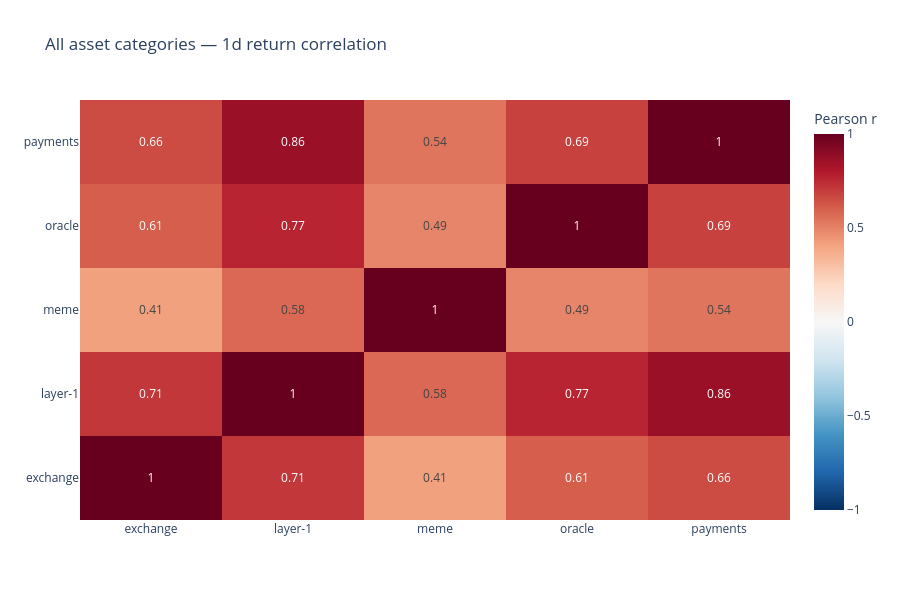

Notebook code for this chart:
### Markdown cell above
## 9. Heatmap giữa toàn bộ nhóm coin

Mỗi category được biểu diễn bằng return trung bình bằng trọng số của các coin đang có dữ liệu ở timestamp đó. Đây là exploratory equal-weight index, chưa phải market-cap-weighted index. Nhóm chỉ có một coin vẫn xuất hiện nhưng đại diện đúng một coin.

### Code cell
category_returns = log_returns.rename(columns=category_by_symbol).T.groupby(level=0).mean().T
category_correlation = category_returns.corr(min_periods=MIN_CORRELATION_OBSERVATIONS)
category_figure = go.Figure(go.Heatmap(
    z=category_correlation.to_numpy(), x=category_correlation.columns, y=category_correlation.index,
    zmin=-1, zmax=1, zmid=0, colorscale="RdBu_r",
    text=category_correlation.round(2).to_numpy(), texttemplate="%{text}",
    colorbar={"title": "Pearson r"}, hoverongaps=False,
))
category_figure.update_layout(title=f"All asset categories — {INTERVAL} return correlation", height=600)
category_figure.show()

### Figure 1 — Plotly figure (JSON) as saved in the notebook; plotly's stock layout.template omitted (floating-point values rounded to 4 significant figures)
{"data": [{"colorbar": {"title": {"text": "Pearson r"}}, "colorscale": [[0, "rgb(5,48,97)"], [0.1, "rgb(33,102,172)"], [0.2, "rgb(67,147,195)"], [0.3, "rgb(146,197,222)"], [0.4, "rgb(209,229,240)"], [0.5, "rgb(247,247,247)"], [0.6, "rgb(253,219,199)"], [0.7, "rgb(244,165,130)"], [0.8, "rgb(214,96,77)"], [0.9, "rgb(178,24,43)"], [1, "rgb(103,0,31)"]], "hoverongaps": false, "text": [[1, 0.71, 0.41, 0.61, 0.66], [0.71, 1, 0.58, 0.77, 0.86], [0.41, 0.58, 1, 0.49, 0.54], [0.61, 0.77, 0.49, 1, 0.69], [0.66, 0.86, 0.54, 0.69, 1]], "texttemplate": "%{text}", "type": "heatmap", "x": ["exchange", "layer-1", "meme", "oracle", "payments"], "y": ["exchange", "layer-1", "meme", "oracle", "payments"], "z": [[1, 0.7145, 0.4114, 0.6064, 0.6579], [0.7145, 1, 0.5754, 0.7664, 0.8642], [0.4114, 0.5754, 1, 0.4936, 0.5397], [0.6064, 0.7664, 0.4936, 1, 0.6861], [0.6579, 0.8642, 0.5397, 0.6861, 1]], "zmax": 1, "zmid": 0, "zmin": -1}], "layout": {"height": 600, "title": {"text": "All asset categories — 1d return correlation"}}}
